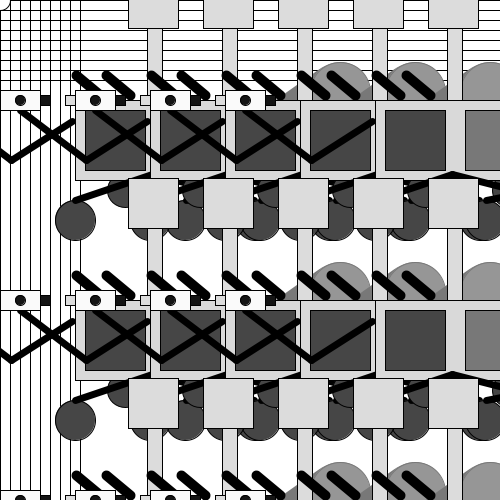
Frame 1 (no input)
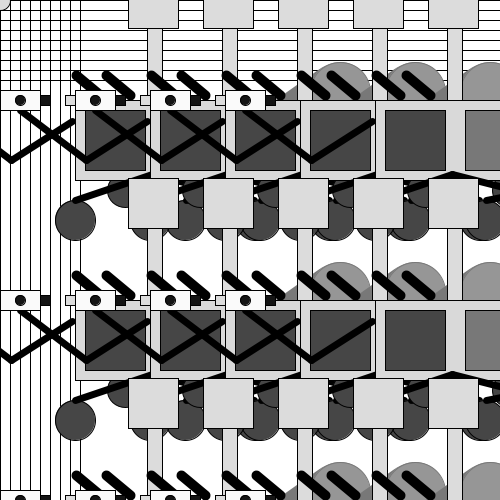
Frame 60 (the mouse pressed at the canvas centre just before this capture)
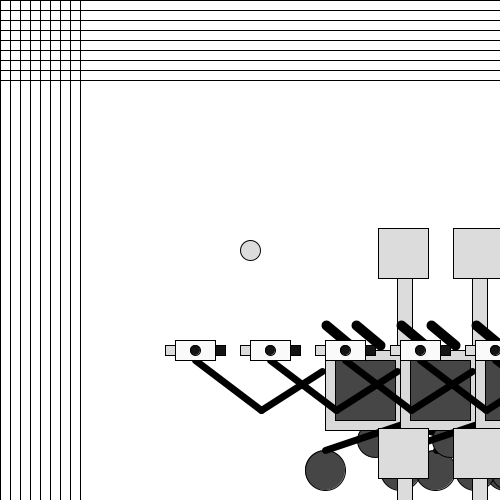
Frame 120 (the mouse held since frame 60 and released just before this capture)

The Processing sketch that drew these frames (run headless with seeded random() and noise(); from frame 60 on, the mouse is pressed at the canvas centre):

// Processing sketch: MouseMoveRobot
// ── MouseMoveRobot.pde
void setup(){
  size(500,500);
}

void draw(){
  background(255);
  for (int count =0;count <9; count++)
  {
    line(count*10,0,count*10,height);
    line(0,count*10,width,count*10);
  }
  ellipse(mouseX,mouseY,20,20);
  
  translate(mouseX-200,mouseY-100);
  
 for (int c=0; c<5;c++)
 {
  for (int i = 0; i<5;i++)
  {
  translate(75,0);
  myRobot();
  //translate(75,0);
  }
  translate(-375,200);
}
}

void myRobot(){
  pushMatrix();
  stroke(0,0,0);
  {// front wheels
    fill(70);
    ellipse(250,290,35,35);
    ellipse(350,290,35,35);
    ellipse(410,290,35,35);
  }
  
  //back
  {
    stroke(120);
    strokeWeight(64);
    line(462,195,387,248);  
    strokeWeight(1);
    fill(150);
    ellipse(465,192,60,60);
  }
  
  strokeWeight(1);
  {//body
    stroke(0);
    fill(217);
    rect(200,200,200,80);
    fill(70);
    rect(210,210,60,60);
    fill(120);
    rect(290,210,100,60);
  }
  {// back wheels
    fill(70);
    ellipse(200,320,40,40);
    ellipse(310,320,40,40);
    ellipse(380,320,40,40);
    strokeWeight(1);
   }
  {//joints
    stroke(0);
    strokeWeight(7);
    line(200,300,277,274);
    line(277,274,379,300);
    line(311,300,346,293);
    line(197,221,136,260);
    line(70,210,136,260);
  }
  strokeWeight(1);
 {// rear camera 
    fill(250);
    rect(50,190,40,20);
    fill(20);
    rect(90,195,10,10);
    ellipse(70,200,10,10);
    fill(220);
    rect(40,195,10,10);
     
     strokeWeight(1);
 }
 
 //top
 {
   rect(272,116,15,84);
   rect(253,78,50,50);
   
 }
 
 //solar panels
 {
   stroke(0);
   strokeWeight(10);
   line(255,195,231,175);
   line(225,195,201,175);
   strokeWeight(1);
 }
  popMatrix(); 
}
